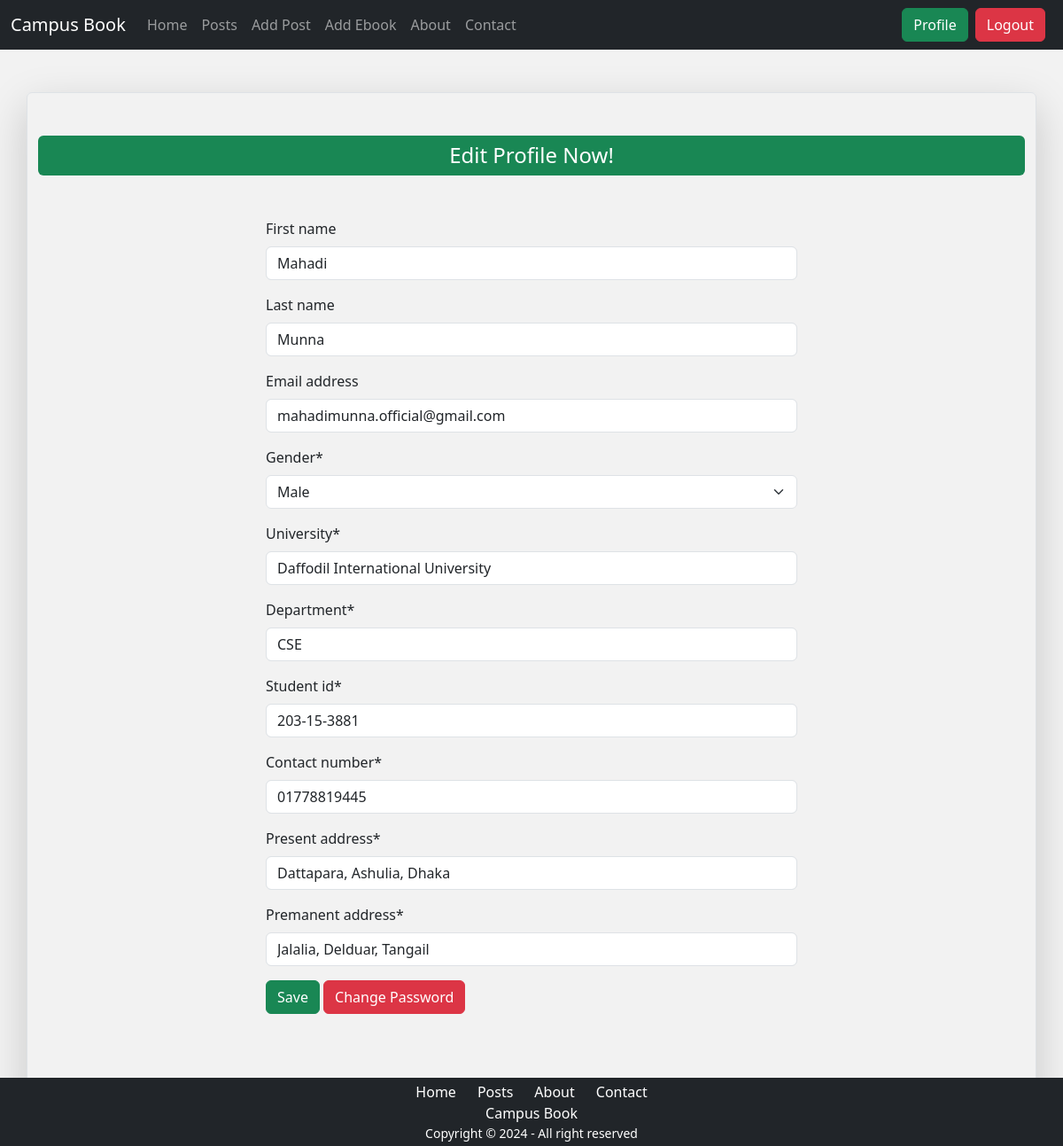
The app's page /user/edit_profile/ (signed in) with its own data.
### users/models.py (models this page shows, shortened)
class UserAccount(models.Model):
    user = models.OneToOneField(User, related_name='account', on_delete=models.CASCADE)
    gender = models.CharField(max_length=10, choices=GENDER_TYPE)
    university = models.CharField(max_length=200)
    department = models.CharField(max_length=100)
    student_id = models.CharField(max_length=20)
    contact_number = models.CharField(max_length=15)
    present_address = models.CharField(max_length=200)
    premanent_address = models.CharField(max_length=200)

### users/views.py (the view, shortened to what this page needs)
# urls.py: path('edit_profile/',views.UserAccountUpdateView.as_view(), name='edit_profile'),
class UserAccountUpdateView(View):
    template_name = 'form.html'
    def get(self, request):
        form = forms.EditProfile(instance=request.user)
        return render(request, self.template_name, {'form': form, 'type':'Edit Profile'})

### users/templates/form.html (shortened to what this page needs)
{% extends 'base.html' %}
{% load crispy_forms_tags %}
{% block content %}
<div class="container mx-auto rounded border shadow-lg my-5">
    <h4 class="text-center my-5 bg-success p-2 rounded text-white">{{type}} Now!</h4>
    <div class="mx-auto" style="max-width: 600px;">
        <form style="margin-bottom: 100px;" action="" method="post">
            {{form | crispy}}
            {% if type == "Edit Profile" %}
            <button class="btn btn-success">Save</button>
            <a href="{% url 'change_pass' %}" class="btn btn-danger">Change Password</a>
            {% elif type == "Change Password" %}
            <a class="text-decoration-none" href="{% url 'set_pass' %}">Forgot your old password?</a><br><br>
            <button class="btn btn-success">Submit</button>
            {% else %}
            <button class="btn btn-success">Submit</button>
            {% endif %}
        </form>
    </div>
</div>
{% endblock %}

### records on screen
UserAccount: university "Daffodil International University", department "CSE", student_id "203-15-3881", contact_number "01778819445", present_address "Dattapara, Ashulia, Dhaka", premanent_address "Jalalia, Delduar, Tangail"

### other values on screen
{{ type }} "Edit Profile"
